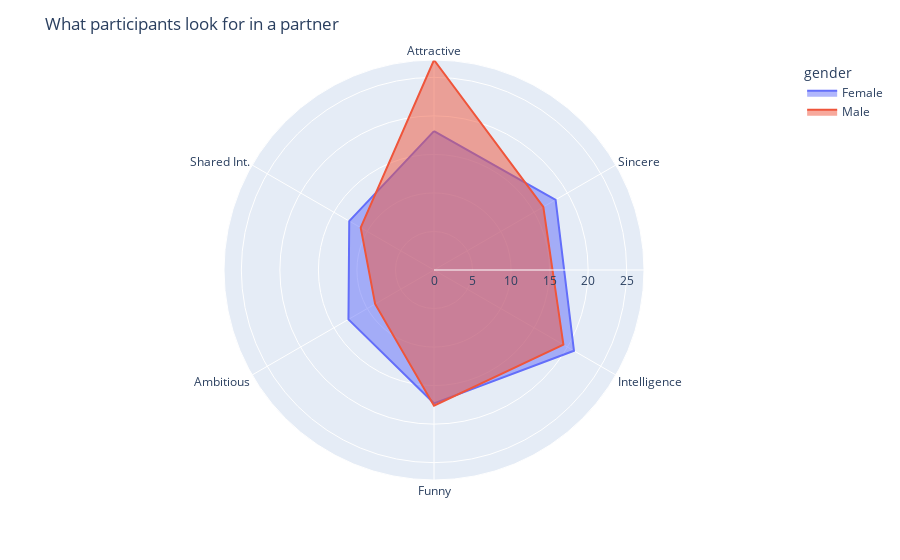

This figure's notebook cell:
### Code cell
# Create the radar chart using Plotly Express
fig = px.line_polar(radar_chart_melted, r='rating', theta='attribute', line_close=True, color='gender')

fig.update_layout(title='What participants look for in a partner')
fig.update_traces(fill='toself', textposition='top center')
fig.show()

### Figure 1 — Plotly figure (JSON) as saved in the notebook; plotly's stock layout.template omitted (floating-point values rounded to 4 significant figures)
{"data": [{"fill": "toself", "hovertemplate": "gender=Female<br>rating=%{r}<br>attribute=%{theta}<extra></extra>", "legendgroup": "Female", "line": {"color": "#636efa", "dash": "solid"}, "marker": {"symbol": "circle"}, "mode": "lines", "name": "Female", "r": [18.02, 18.22, 20.97, 17.3, 12.82, 12.7, 18.02], "showlegend": true, "subplot": "polar", "textposition": "top center", "theta": ["Attractive", "Sincere", "Intelligence", "Funny", "Ambitious", "Shared Int.", "Attractive"], "type": "scatterpolar"}, {"fill": "toself", "hovertemplate": "gender=Male<br>rating=%{r}<br>attribute=%{theta}<extra></extra>", "legendgroup": "Male", "line": {"color": "#EF553B", "dash": "solid"}, "marker": {"symbol": "circle"}, "mode": "lines", "name": "Male", "r": [27.25, 16.38, 19.39, 17.6, 8.824, 10.98, 27.25], "showlegend": true, "subplot": "polar", "textposition": "top center", "theta": ["Attractive", "Sincere", "Intelligence", "Funny", "Ambitious", "Shared Int.", "Attractive"], "type": "scatterpolar"}], "layout": {"legend": {"title": {"text": "gender"}, "tracegroupgap": 0}, "margin": {"t": 60}, "polar": {"angularaxis": {"direction": "clockwise", "rotation": 90}, "domain": {"x": [0, 1], "y": [0, 1]}}, "title": {"text": "What participants look for in a partner"}}}
